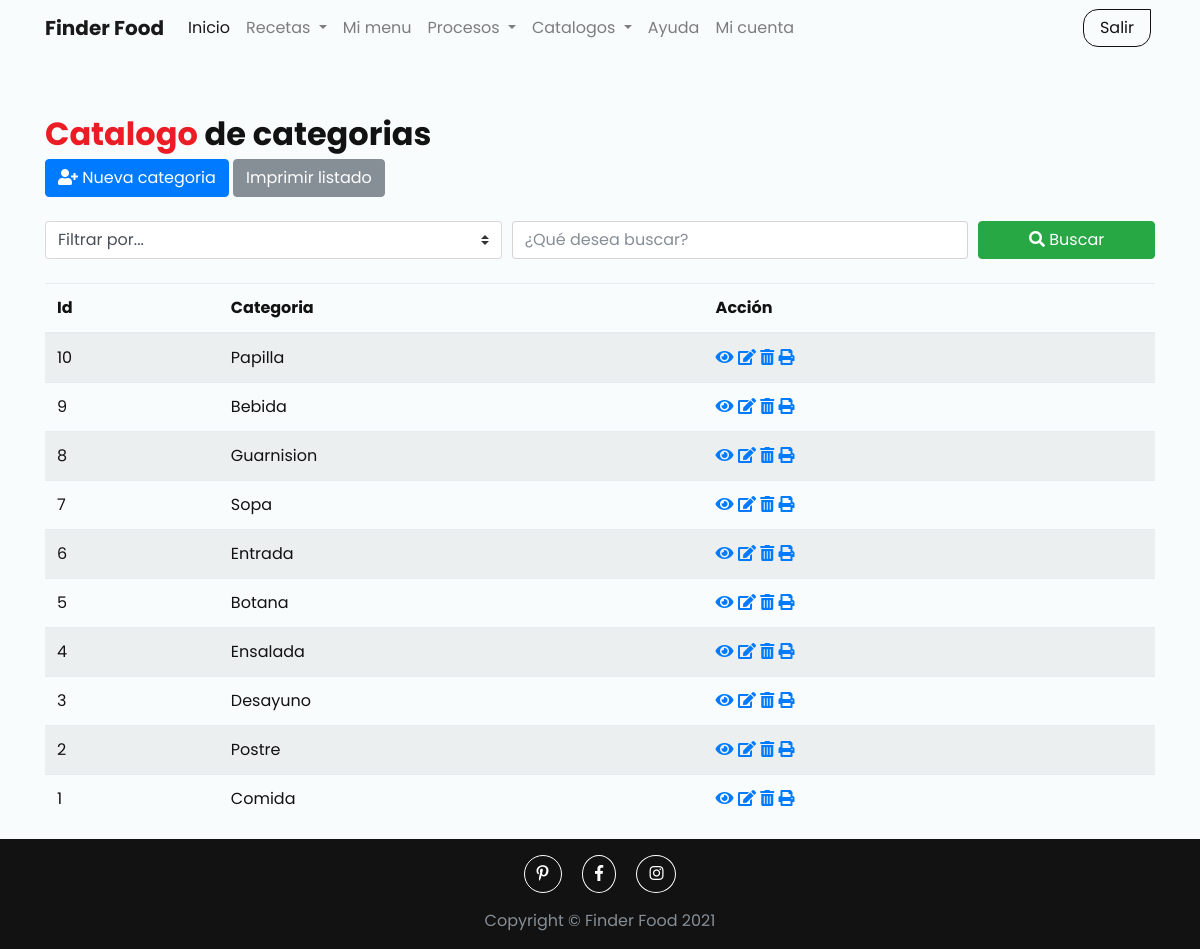
Page /?page=listado-categorias (signed in) on the earlier database version.
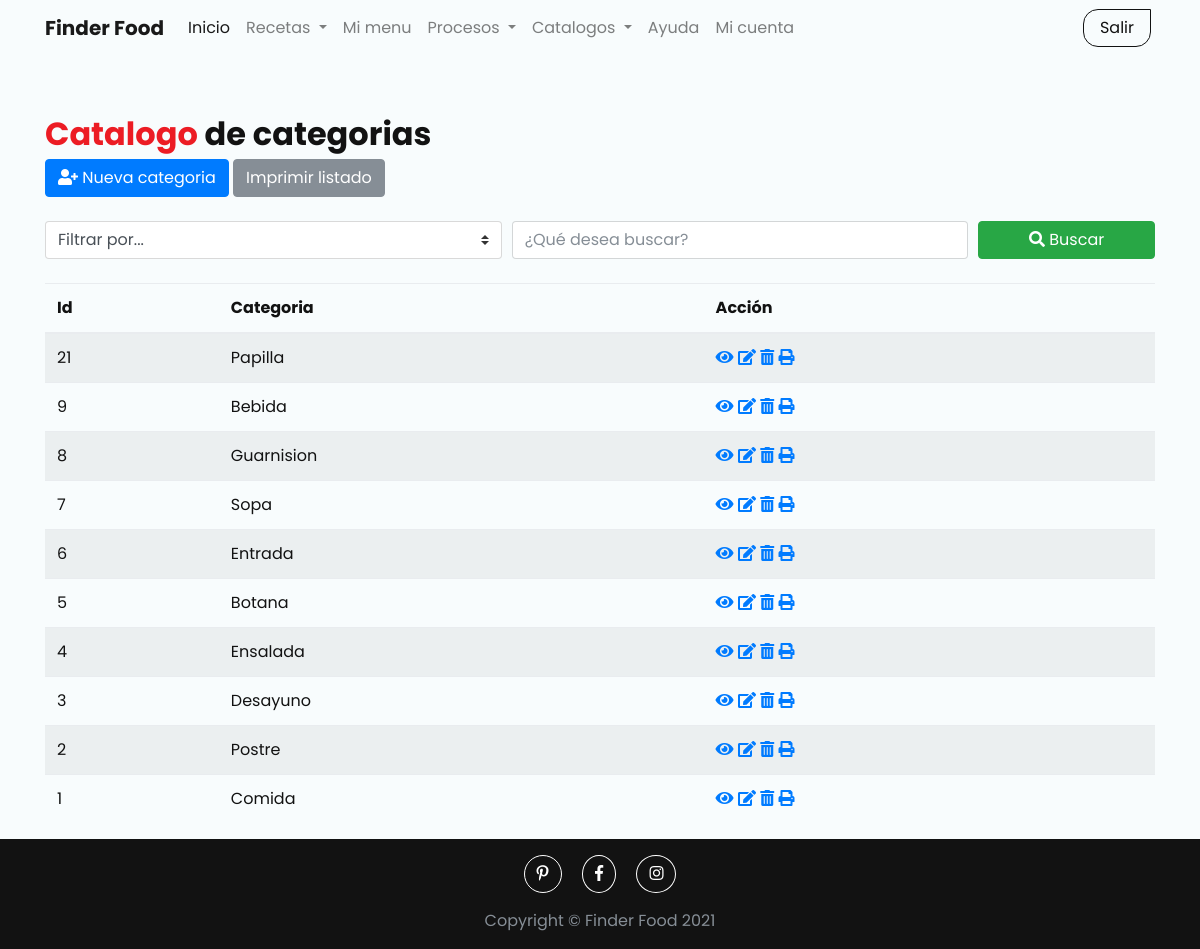
Same page on the later database version.
### tables this page shows
CREATE TABLE `cat_categorias` (
  `IdCategoria` tinyint(2) NOT NULL AUTO_INCREMENT,
  `Categoria` varchar(20) NOT NULL,
  PRIMARY KEY (`IdCategoria`)
);

### resources/class/class.connection.php (called while the page is built, shortened)
<?php
$db = Connection("finder_food");
function Connection($database,$usr="root",$pass=""){
    $obj= new DBObject("localhost:3306",$database,$usr,$pass);
    $obj->execute("set names utf8",array());
    return($obj);
}
class DBObject {
    private $conn;
    private $rs;
    private $mode;
    function __construct($host,$database,$usuario,$password=""){
        try{
            $this->conn = new PDO("mysql:host={$host};dbname={$database}", $usuario, $password);
       	    $this->conn->setAttribute(PDO::ATTR_ERRMODE, PDO::ERRMODE_EXCEPTION);
        } catch(PDOException $e){
            echo "ERROR: " . $e->getMessage();
        }
    }
    function fetchObject(){
        $this->mode = PDO::FETCH_OBJ;
    }
	function query($sql,$params=array())
	{
	    try {
           $this->rs = $this->conn->prepare($sql);
           $this->rs->execute($params);
           $this->rs->setFetchMode($this->mode);
           return($this->rs);
        }
        catch(Exception $e) {
           $this->showDebug($sql,$e);
        }
	}
	function recordSet($sql,$params=array())
	{
	    return($this->query($sql,$params));
	}
	function record($sql,$params=array(), $array=false)
	{
    	return ($this->next($this->rs));
	}
	function execute($sql,$params=array())
	{
	    try {
           $this->rs = $this->conn->prepare($sql);
           $this->rs->execute($params);
        }
        catch(Exception $e) {
           $this->showDebug($sql,$e);
        }
	}
	function next($rs)
	{
	    if($rs)
            return($rs->fetch());
        else
    		return($this->rs->fetch());
	}
}
?>

### models/model.categoria.php (called while the page is built, shortened)
<?php
require_once("model.base.php");
$categoria = new Categoria($db);
?>

### models/model.base.php (called while the page is built, shortened)
<?php
require_once($_SERVER["DOCUMENT_ROOT"] . "/proyecto/resources/class/class.connection.php");
class Model {
    public    $db;
    private   $view;
    private   $key;
    public    $data;
    public function __construct($db) {
        $this->db   = $db;
    }
    public function setView ($v) {$this->view =$v;}
    public function setKey  ($k) {$this->key  =$k;}
    public function getOne($id){
        $this->data=$this->db->record("SELECT * FROM {$this->view} WHERE {$this->key}=?",array($id));
    }
    public function getAll($order=""){
        if($order) $ord =" ORDER BY {$order}"; else $ord="";
        $this->data=$this->db->recordSet("SELECT * FROM {$this->view} {$ord}");
    }
    public function next(){
        return $this->db->next($this->data);
    }
}
?>

### views/user/admin/categorias.php (the view, shortened to what the changed rows need)
<?php include $base_dir . "/models/model.categoria.php" ?>
<?php
    $categoria->getAll('IdCategoria DESC');
?>
<body class="d-flex flex-column h-100">
    <main role="main">
        <div class="container">
            <h2><b><span class="color-red">Catalogo</span> de categorias</b></h2>
            <div class="table-responsive">
                <table class="table table-striped table-hover">
                    <thead>
                        <tr>
                            <th>Id</th>
                            <th>Categoria</th>
                            <th>Acción</th>
                        </tr>
                    </thead>
                    <tbody>
                        <?php while($row = $categoria->next()): ?>
                        <tr>
                            <td><?= $row->IdCategoria ?></td>
                            <td><?= $row->Categoria ?></td>
                            <td>
                                <a href="?page=ver-categoria&id=<?= $row->IdCategoria ?>"><i class="fas fa-eye" data-toggle="tooltip" title="Ver"></i></a>
                                <a href="?page=form-edit-categoria&id=<?= $row->IdCategoria ?>"><i class="fas fa-edit" data-toggle="tooltip" title="Editar"></i></a>
                                <a href="<?= $row->IdCategoria ?>" data-toggle="modal" data-target="#confirm-delete" data-toggle="tooltip" title="Eliminar"><i class="fas fa-trash-alt"></i></a>
                                <a href="?page=formato-categoria-pdf&id=<?= $row->IdCategoria ?>"><i class="fas  fa-print" data-toggle="tooltip" title="Imprimir"></i></a>
                            </td>
                        </tr>
                        <?php endwhile; ?>
                    </tbody>
                </table>
            </div>
        </div>
    </main>
</body>
</html>

Differences in the rows shown:
removed cat_categorias: IdCategoria "10", Categoria "Papilla"
added cat_categorias: IdCategoria "21", Categoria "Papilla"
